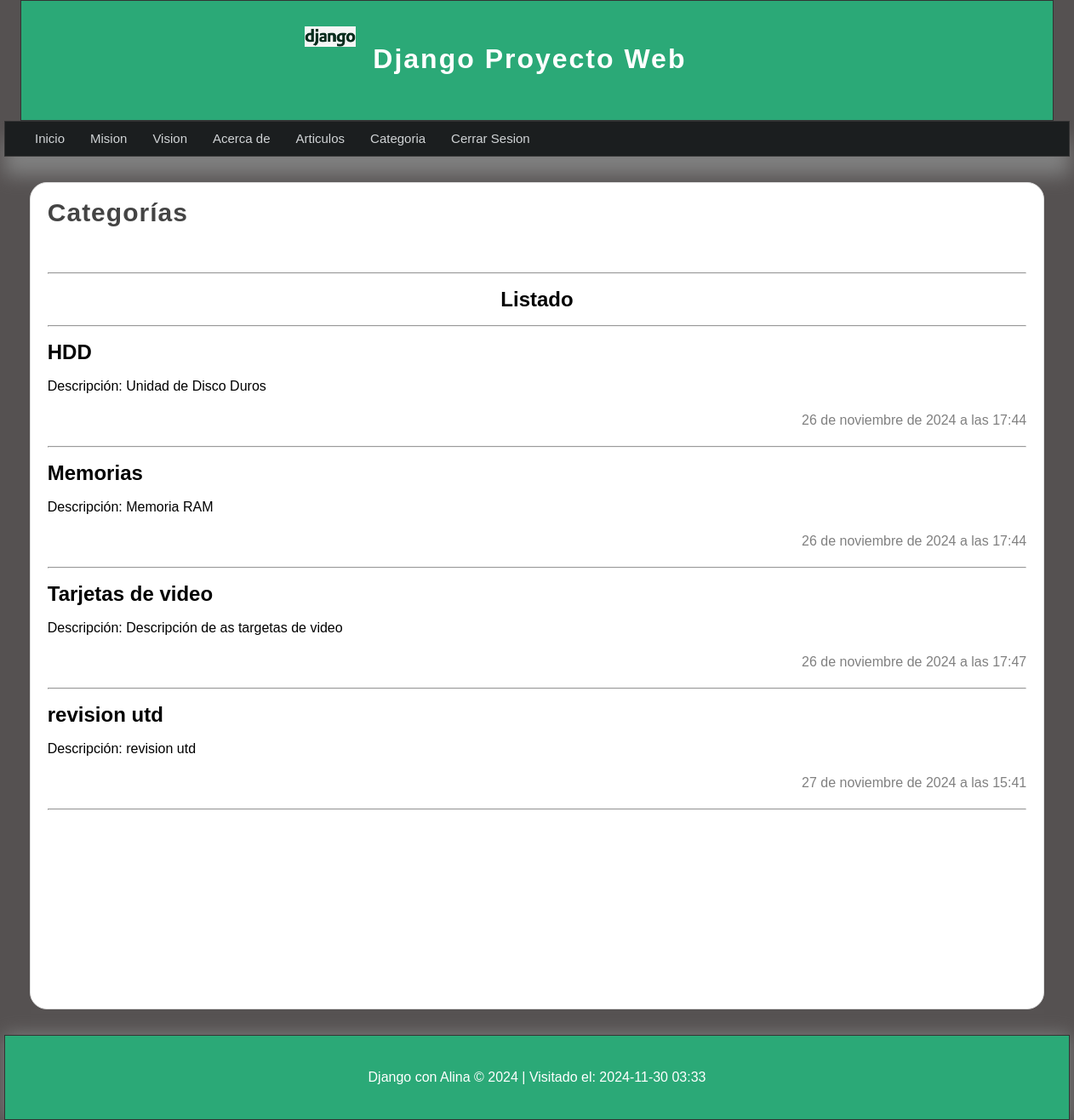
/listado_categorias (signed in), run on the app's committed database.
### articulos/models.py (models this page shows, shortened)
class Category(models.Model):
    name=models.CharField(max_length=100,verbose_name='Nombre')
    description=models.CharField(max_length=255,verbose_name='Descripcion')
    created_at=models.DateTimeField(auto_now_add=True,verbose_name='Creado el')
    updated_at=models.DateTimeField(auto_now=True,verbose_name="Actualizado el ")
    class Meta:
        verbose_name="Categoria"
        verbose_name_plural="Categorias"

### articulos/views.py (the view)
# urls.py: path('listado_categorias', views.list_cat,name='listado_categorias'),
@login_required(login_url='inicio')
def list_cat(request):
    categorias = Category.objects.all()
    return render(request, 'categorias/listado_cat.html', {
        'title': 'Categorías',
        'content': 'Lista de Categorías',
        'categorias': categorias
    })

### articulos/templates/categorias/listado_cat.html (shortened to what this page needs)
{% extends "layouts/layouts.html" %}
{% block content %}
<h1 class="title">{{title}}</h1>
<hr>
<h1 align="center">Listado</h1> <hr>
{% for categoria in categorias %}
    <article class="article-item">
        <div class="data">
            <h2>{{categoria.name}}</h2>
            <p>Descripción: {{categoria.description}}</p>
            <span class="date">
            {{categoria.created_at}}
            </span>
          <hr>
        </div>
    </article>
{% endfor %}
{% endblock %}

### mainapp/static/css/estilos.css (style rules this page uses)
* { margin: 0px; padding: 0px; font-family: sans-serif; text-decoration: none; }
p,h1,h2 { margin-top: 20px; margin-bottom: 20px; }
body { background-color: #555151; }
.title { color:#444; letter-spacing: 1px; font-size: 30px; margin-bottom: 10px; margin-top: 5px; }
.date { display: block; margin-top: 20px; margin-bottom: 20px; color: gray;; text-align: right; }
.title { color: #444; letter-spacing: 1px; font-size: 30px; padding-bottom: 50px; margin-bottom: 10px; margin-top: 5px; }

### data on the page
Category: name "HDD", description "Unidad de Disco Duros", created_at "26 de noviembre de 2024 a las 17:44"
Category: name "Memorias", description "Memoria RAM", created_at "26 de noviembre de 2024 a las 17:44"
Category: name "Tarjetas de video", description "Descripción de as targetas de video", created_at "26 de noviembre de 2024 a las 17:47"
Category: name "revision utd", description "revision utd", created_at "27 de noviembre de 2024 a las 15:41"

### other printed values
{{ title }} "Categorías"
